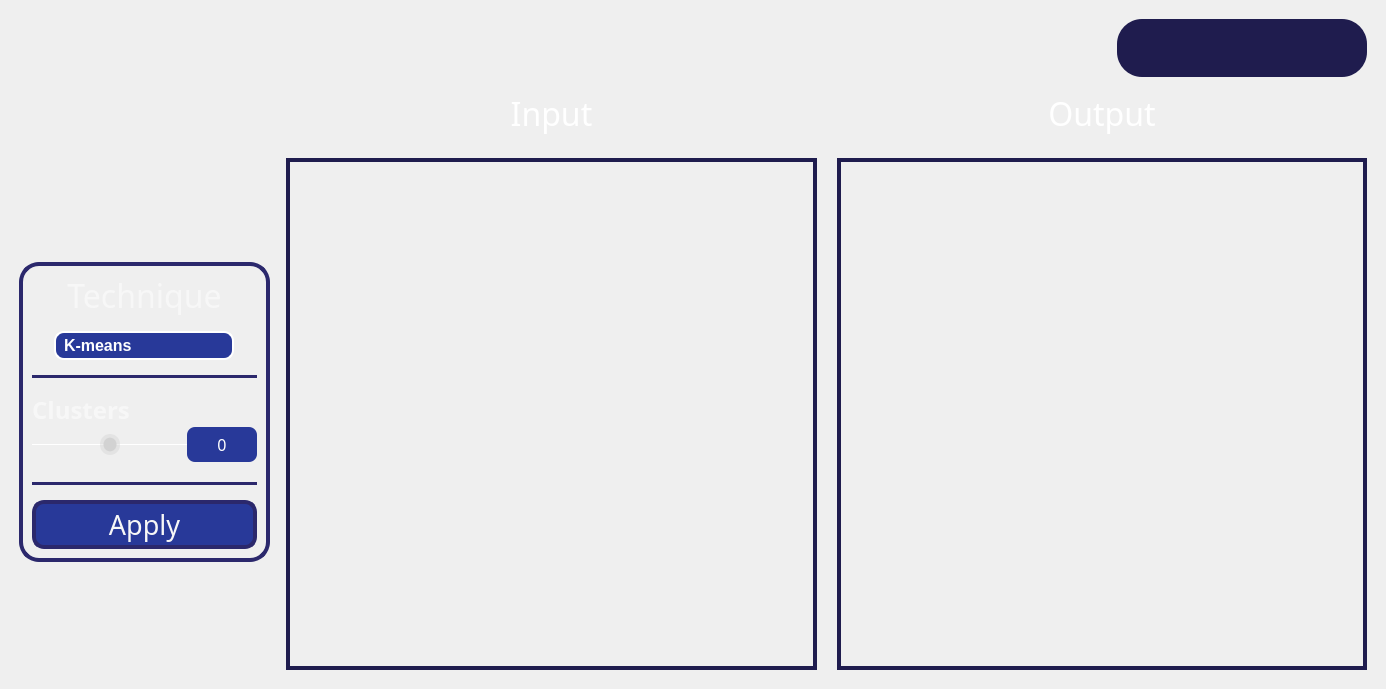
      <widget class="QWidget" name="faceRecogination">
       <attribute name="title">
        <string>Face Recogination</string>
       </attribute>
       <widget class="QWidget" name="layoutWidget">
        <property name="geometry">
         <rect>
          <x>9</x>
          <y>222</y>
          <width>261</width>
          <height>381</height>
         </rect>
        </property>
        <layout class="QVBoxLayout" name="verticalLayout_5">
         <property name="leftMargin">
          <number>10</number>
         </property>
         <item>
          <spacer name="verticalSpacer_12">
           <property name="orientation">
            <enum>Qt::Vertical</enum>
           </property>
           <property name="sizeType">
            <enum>QSizePolicy::Maximum</enum>
           </property>
           <property name="sizeHint" stdset="0">
            <size>
             <width>20</width>
             <height>120</height>
            </size>
           </property>
          </spacer>
         </item>
         <item>
          <widget class="QFrame" name="frame_2">
           <property name="minimumSize">
            <size>
             <width>250</width>
             <height>0</height>
            </size>
           </property>
           <property name="maximumSize">
            <size>
             <width>250</width>
             <height>16777215</height>
            </size>
           </property>
           <property name="styleSheet">
            <string notr="true">QFrame{
	border-radius:20px;
	border: 4px solid rgb(43, 40, 108);
}</string>
           </property>
           <property name="frameShape">
            <enum>QFrame::StyledPanel</enum>
           </property>
           <property name="frameShadow">
            <enum>QFrame::Raised</enum>
           </property>
           <layout class="QGridLayout" name="gridLayout_4">
            <property name="sizeConstraint">
             <enum>QLayout::SetMaximumSize</enum>
            </property>
            <property name="horizontalSpacing">
             <number>6</number>
            </property>
            <item row="1" column="0">
             <layout class="QVBoxLayout" name="verticalLayout_14">
              <property name="spacing">
               <number>15</number>
              </property>
              <property name="topMargin">
               <number>10</number>
              </property>
              <item alignment="Qt::AlignHCenter">
               <widget class="QComboBox" name="clusters_comboBox">
                <property name="minimumSize">
                 <size>
                  <width>180</width>
                  <height>0</height>
                 </size>
                </property>
                <property name="maximumSize">
                 <size>
                  <width>180</width>
                  <height>16777215</height>
                 </size>
                </property>
                <property name="styleSheet">
                 <string notr="true">QComboBox {
    border: 2px solid rgb(255, 255, 255); /* Border color for the combobox */
    border-radius: 10px;
    padding: 2px 18px 2px 8px; /* Adjust padding as needed */
    background-color: rgb(40, 57, 153); /* Background color of the combobox */
    color: #FFFFFF; /* Text color */
	font-family: &quot;Overpass&quot;, sans-serif; /* Set the desired font-family */
	font-weight:bold;
	font-size:16px;
}

QComboBox:hover {
    border: 2px solid rgb(207, 207, 207); /* Border color for the combobox */
}

QComboBox::drop-down {
    border: none;
}

QComboBox::down-arrow {
	image: url(icons/arrow-drop-down.png);
    width: 35px;
    height: 35px;
	margin-right: 20px; /* Adjust the margin-right to move the arrow to the left */
}




</string>
                </property>
                <item>
                 <property name="text">
                  <string>K-means</string>
                 </property>
                </item>
                <item>
                 <property name="text">
                  <string>Region-Growing</string>
                 </property>
                </item>
                <item>
                 <property name="text">
                  <string>Mean-Shift</string>
                 </property>
                </item>
                <item>
                 <property name="text">
                  <string>Agglomerative</string>
                 </property>
                </item>
               </widget>
              </item>
              <item>
               <widget class="Line" name="line_3">
                <property name="styleSheet">
                 <string notr="true">/* Line style */

  /* Set the width of the line */
  width: 20px;

  /* Set the height of the line */
  height: 5px;

  /* Set the background color of the line */
  background-color: rgb(43, 40, 108);

  /* Set the border of the line */
  border: 10px;

  /* Set the border radius of the line */
  border-radius:5px;



</string>
                </property>
                <property name="orientation">
                 <enum>Qt::Horizontal</enum>
                </property>
               </widget>
              </item>
              <item>
               <layout class="QVBoxLayout" name="verticalLayout_16">
                <property name="spacing">
                 <number>0</number>
                </property>
                <property name="bottomMargin">
                 <number>5</number>
                </property>
                <item alignment="Qt::AlignLeft">
                 <widget class="QLabel" name="clustersLabel">
                  <property name="maximumSize">
                   <size>
                    <width>16777215</width>
                    <height>40</height>
                   </size>
                  </property>
                  <property name="font">
                   <font>
                    <family>Overpass Black</family>
                    <pointsize>18</pointsize>
                    <bold>true</bold>
                   </font>
                  </property>
                  <property name="styleSheet">
                   <string notr="true">QLabel{
	color: rgb(247, 247, 247);
	border:none;
}</string>
                  </property>
                  <property name="text">
                   <string>Clusters</string>
                  </property>
                  <property name="textFormat">
                   <enum>Qt::AutoText</enum>
                  </property>
                  <property name="alignment">
                   <set>Qt::AlignCenter</set>
                  </property>
                 </widget>
                </item>
                <item>
                 <layout class="QHBoxLayout" name="horizontalLayout_11">
                  <item>
                   <widget class="QSlider" name="clustersSlider">
                    <property name="sizePolicy">
                     <sizepolicy hsizetype="Preferred" vsizetype="Preferred">
                      <horstretch>0</horstretch>
                      <verstretch>0</verstretch>
                     </sizepolicy>
                    </property>
                    <property name="minimumSize">
                     <size>
                      <width>100</width>
                      <height>35</height>
                     </size>
                    </property>
                    <property name="maximumSize">
                     <size>
                      <width>16777215</width>
                      <height>40</height>
                     </size>
                    </property>
                    <property name="styleSheet">
                     <string notr="true">QSlider:horizontal {
    min-height: 35%;
}
QSlider::groove:horizontal {
    height: 1px;
    background: white; 
}
QSlider::handle:horizontal {
    width: 20px;
    margin-top: -10px;
    margin-bottom: -10px;
    border-radius: 10px;
    background: qradialgradient(spread:reflect, cx:0.5, cy:0.5, radius:0.5, fx:0.5, fy:0.5, stop:0.6 rgba(210, 210, 210, 255), stop:0.7 rgba(210, 210, 210, 100));
}
QSlider::handle:horizontal:hover {
    background: qradialgradient(spread:reflect, cx:0.5, cy:0.5, radius:0.5, fx:0.5, fy:0.5, stop:0.6 rgba(255, 255, 255, 255), stop:0.7 rgba(255, 255, 255, 100));
}</string>
                    </property>
                    <property name="minimum">
                     <number>50</number>
                    </property>
                    <property name="maximum">
                     <number>250</number>
                    </property>
                    <property name="value">
                     <number>150</number>
                    </property>
                    <property name="orientation">
                     <enum>Qt::Horizontal</enum>
                    </property>
                   </widget>
                  </item>
                  <item>
                   <widget class="QLabel" name="cluster_val">
                    <property name="maximumSize">
                     <size>
                      <width>70</width>
                      <height>40</height>
                     </size>
                    </property>
                    <property name="font">
                     <font>
                      <family>Impact</family>
                      <pointsize>12</pointsize>
                     </font>
                    </property>
                    <property name="styleSheet">
                     <string notr="true">QLabel {
background-color: rgb(40, 57, 153);
border: 0;
border-radius: 8px;
color: #fff;
}</string>
                    </property>
                    <property name="frameShape">
                     <enum>QFrame::NoFrame</enum>
                    </property>
                    <property name="frameShadow">
                     <enum>QFrame::Plain</enum>
                    </property>
                    <property name="lineWidth">
                     <number>5</number>
                    </property>
                    <property name="midLineWidth">
                     <number>5</number>
                    </property>
                    <property name="text">
                     <string>0</string>
                    </property>
                    <property name="textFormat">
                     <enum>Qt::AutoText</enum>
                    </property>
                    <property name="alignment">
                     <set>Qt::AlignCenter</set>
                    </property>
                   </widget>
                  </item>
                 </layout>
                </item>
               </layout>
              </item>
              <item>
               <widget class="Line" name="line_4">
                <property name="styleSheet">
                 <string notr="true">/* Line style */

  /* Set the width of the line */
  width: 20px;

  /* Set the height of the line */
  height: 5px;

  /* Set the background color of the line */
  background-color: rgb(43, 40, 108);

  /* Set the border of the line */
  border: 10px;

  /* Set the border radius of the line */
  border-radius:5px;



</string>
                </property>
                <property name="orientation">
                 <enum>Qt::Horizontal</enum>
                </property>
               </widget>
              </item>
              <item>
               <widget class="QPushButton" name="applyCluster">
                <property name="enabled">
                 <bool>true</bool>
                </property>
                <property name="sizePolicy">
                 <sizepolicy hsizetype="Minimum" vsizetype="Fixed">
                  <horstretch>0</horstretch>
                  <verstretch>0</verstretch>
                 </sizepolicy>
                </property>
                <property name="minimumSize">
                 <size>
                  <width>0</width>
                  <height>0</height>
                 </size>
                </property>
                <property name="maximumSize">
                 <size>
                  <width>16777215</width>
                  <height>16777215</height>
                 </size>
                </property>
                <property name="font">
                 <font>
                  <family>Impact</family>
                  <pointsize>20</pointsize>
                  <bold>false</bold>
                 </font>
                </property>
                <property name="layoutDirection">
                 <enum>Qt::LeftToRight</enum>
                </property>
                <property name="autoFillBackground">
                 <bool>false</bool>
                </property>
                <property name="styleSheet">
                 <string notr="true">QPushButton{
appearance: button;
backface-visibility: hidden;
background-color: #283999;
border-radius: 12px;
border: 4px solid rgb(43, 40, 108);
box-shadow: rgba(50, 50, 93, .1) 0 0 0 1px inset,rgba(50, 50, 93, .1) 0 2px 5px 0,rgba(0, 0, 0, .07) 0 1px 1px 0;
	color: rgb(247, 247, 247);
margin-left:0;
cursor: pointer;
font-size: 100%;
height: 35px;
padding: 3px 15px;
position: relative;
text-align: center;
}
QPushButton:hover{
background-color: #3348c1;
}
QPushButton:pressed{
background-color: #1c2973;
}</string>
                </property>
                <property name="text">
                 <string>Apply</string>
                </property>
                <property name="autoDefault">
                 <bool>false</bool>
                </property>
               </widget>
              </item>
             </layout>
            </item>
            <item row="0" column="0">
             <widget class="QLabel" name="Technique_2">
              <property name="maximumSize">
               <size>
                <width>16777215</width>
                <height>40</height>
               </size>
              </property>
              <property name="font">
               <font>
                <family>Impact</family>
                <pointsize>24</pointsize>
                <bold>false</bold>
               </font>
              </property>
              <property name="styleSheet">
               <string notr="true">QLabel{
	color: rgb(247, 247, 247);
	border:none;
}</string>
              </property>
              <property name="text">
               <string>Technique</string>
              </property>
              <property name="textFormat">
               <enum>Qt::AutoText</enum>
              </property>
              <property name="alignment">
               <set>Qt::AlignCenter</set>
              </property>
             </widget>
            </item>
           </layout>
          </widget>
         </item>
         <item>
          <spacer name="verticalSpacer_13">
           <property name="orientation">
            <enum>Qt::Vertical</enum>
           </property>
           <property name="sizeType">
            <enum>QSizePolicy::Maximum</enum>
           </property>
           <property name="sizeHint" stdset="0">
            <size>
             <width>20</width>
             <height>120</height>
            </size>
           </property>
          </spacer>
         </item>
        </layout>
       </widget>
       <widget class="QWidget" name="layoutWidget">
        <property name="geometry">
         <rect>
          <x>276</x>
          <y>9</y>
          <width>1101</width>
          <height>671</height>
         </rect>
        </property>
        <layout class="QVBoxLayout" name="verticalLayout_33">
         <property name="leftMargin">
          <number>10</number>
         </property>
         <property name="topMargin">
          <number>10</number>
         </property>
         <property name="rightMargin">
          <number>10</number>
         </property>
         <property name="bottomMargin">
          <number>10</number>
         </property>
         <item>
          <layout class="QHBoxLayout" name="horizontalLayout_17">
           <item>
            <spacer name="horizontalSpacer_3">
             <property name="orientation">
              <enum>Qt::Horizontal</enum>
             </property>
             <property name="sizeHint" stdset="0">
              <size>
               <width>40</width>
               <height>20</height>
              </size>
             </property>
            </spacer>
           </item>
           <item>
            <widget class="QFrame" name="frame_13">
             <property name="minimumSize">
              <size>
               <width>250</width>
               <height>0</height>
              </size>
             </property>
             <property name="maximumSize">
              <size>
               <width>400</width>
               <height>16777215</height>
              </size>
             </property>
             <property name="styleSheet">
              <string notr="true">background-color: #1f1c4e;
border-radius:25px;</string>
             </property>
             <property name="frameShape">
              <enum>QFrame::StyledPanel</enum>
             </property>
             <property name="frameShadow">
              <enum>QFrame::Raised</enum>
             </property>
             <layout class="QGridLayout" name="gridLayout_8">
              <property name="leftMargin">
               <number>0</number>
              </property>
              <property name="rightMargin">
               <number>0</number>
              </property>
              <property name="verticalSpacing">
               <number>10</number>
              </property>
              <item row="0" column="0">
               <layout class="QHBoxLayout" name="horizontalLayout_18">
                <property name="spacing">
                 <number>5</number>
                </property>
                <item>
                 <widget class="QPushButton" name="importButton2">
                  <property name="minimumSize">
                   <size>
                    <width>60</width>
                    <height>40</height>
                   </size>
                  </property>
                  <property name="maximumSize">
                   <size>
                    <width>50</width>
                    <height>70</height>
                   </size>
                  </property>
                  <property name="toolTip">
                   <string>Upload File</string>
                  </property>
                  <property name="styleSheet">
                   <string notr="true">QPushButton {
    appearance: button;
    background: rgba(74, 74, 74, 0);
    border-radius: 12px;
	
	image: url(icons/upload-square-svgrepo-com.png);
	icon-size: 40px; /* Set the desired icon size */
}

QPushButton:hover {
    background-color: rgb(255, 255, 255);
	image: url(icons/upload-square-svgrepo-com (1).png);
	icon-size: 40px; /* Set the desired icon size */
}
QPushButton:pressed {
    background-color: #A0A0A0; /* Set the desired color when the button is pressed */
}</string>
                  </property>
                  <property name="text">
                   <string/>
                  </property>
                 </widget>
                </item>
                <item>
                 <widget class="QPushButton" name="resetButton2">
                  <property name="minimumSize">
                   <size>
                    <width>60</width>
                    <height>40</height>
                   </size>
                  </property>
                  <property name="maximumSize">
                   <size>
                    <width>50</width>
                    <height>70</height>
                   </size>
                  </property>
                  <property name="toolTip">
                   <string>&lt;html&gt;&lt;head/&gt;&lt;body&gt;&lt;p&gt;Reset&lt;/p&gt;&lt;/body&gt;&lt;/html&gt;</string>
                  </property>
                  <property name="styleSheet">
                   <string notr="true">QPushButton {
    appearance: button;
    background: rgba(74, 74, 74, 0);
    border-radius: 20px;
	
	image: url(icons/reset-svgrepo-com.png);
	icon-size: 40px; /* Set the desired icon size */
}

QPushButton:hover {
    background-color: rgb(255, 255, 255);
	image: url(icons/reset-svgrepo-com (1).png);
	icon-size: 40px; /* Set the desired icon size */
}
QPushButton:pressed {
    background-color: #A0A0A0; /* Set the desired color when the button is pressed */
}</string>
                  </property>
                  <property name="text">
                   <string/>
                  </property>
                  <property name="iconSize">
                   <size>
                    <width>40</width>
                    <height>40</height>
                   </size>
                  </property>
                 </widget>
                </item>
                <item>
                 <widget class="QPushButton" name="clearButton2">
                  <property name="minimumSize">
                   <size>
                    <width>60</width>
                    <height>40</height>
                   </size>
                  </property>
                  <property name="maximumSize">
                   <size>
                    <width>50</width>
                    <height>70</height>
                   </size>
                  </property>
                  <property name="toolTip">
                   <string>&lt;html&gt;&lt;head/&gt;&lt;body&gt;&lt;p&gt;Clear&lt;/p&gt;&lt;/body&gt;&lt;/html&gt;</string>
                  </property>
                  <property name="styleSheet">
                   <string notr="true">QPushButton {
    appearance: button;
    background: rgba(74, 74, 74, 0);
    border-radius: 20px;
	
	image: url(icons/clear-circle-svgrepo-com.png);
	icon-size: 40px; /* Set the desired icon size */
}

QPushButton:hover {
    background-color: rgb(255, 255, 255);
	
	image: url(icons/clear-circle-svgrepo-com (1).png);
	icon-size: 40px; /* Set the desired icon size */
}
QPushButton:pressed {
    background-color: #A0A0A0; /* Set the desired color when the button is pressed */
}</string>
                  </property>
                  <property name="text">
                   <string/>
                  </property>
                  <property name="iconSize">
                   <size>
                    <width>40</width>
                    <height>40</height>
                   </size>
                  </property>
                 </widget>
                </item>
               </layout>
              </item>
             </layout>
            </widget>
           </item>
          </layout>
         </item>
         <item>
          <layout class="QHBoxLayout" name="horizontalLayout_23" stretch="1,1">
           <property name="spacing">
            <number>20</number>
           </property>
           <property name="topMargin">
            <number>5</number>
           </property>
           <item>
            <layout class="QVBoxLayout" name="verticalLayout_34" stretch="0,0">
             <item>
              <widget class="QLabel" name="inputLabel_3">
               <property name="maximumSize">
                <size>
                 <width>16777215</width>
                 <height>50</height>
                </size>
               </property>
               <property name="font">
                <font>
                 <family>Impact</family>
                 <pointsize>24</pointsize>
                 <bold>false</bold>
                </font>
               </property>
               <property name="styleSheet">
                <string notr="true">QLabel{
	color: white;
	border:none;
}</string>
               </property>
               <property name="text">
                <string>Input</string>
               </property>
               <property name="alignment">
                <set>Qt::AlignCenter</set>
               </property>
              </widget>
             </item>
             <item>
              <widget class="QWidget" name="input2" native="true">
               <property name="styleSheet">
                <string notr="true">	border: 4px solid #1f1c4e;
</string>
               </property>
              </widget>
             </item>
            </layout>
           </item>
           <item>
            <layout class="QVBoxLayout" name="verticalLayout_35" stretch="2,3">
             <property name="leftMargin">
              <number>0</number>
             </property>
             <property name="rightMargin">
              <number>0</number>
             </property>
             <item>
              <widget class="QLabel" name="outputLabel_3">
               <property name="maximumSize">
                <size>
                 <width>16777215</width>
                 <height>50</height>
                </size>
               </property>
               <property name="font">
                <font>
                 <family>Impact</family>
                 <pointsize>24</pointsize>
                 <bold>false</bold>
                </font>
               </property>
               <property name="styleSheet">
                <string notr="true">QLabel{
	color: white;
	border:none;
}</string>
               </property>
               <property name="text">
                <string>Output</string>
               </property>
               <property name="alignment">
                <set>Qt::AlignCenter</set>
               </property>
              </widget>
             </item>
             <item>
              <widget class="QWidget" name="output2" native="true">
               <property name="styleSheet">
                <string notr="true">	border: 4px solid #1f1c4e;</string>
               </property>
              </widget>
             </item>
            </layout>
           </item>
          </layout>
         </item>
        </layout>
       </widget>
      </widget>
